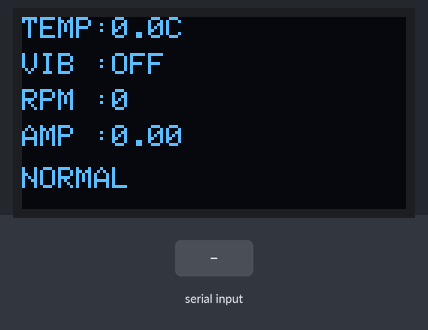
This sketch was run on a simulated ESP32. Shown: 128×64 one-colour display. The inputs (shaded band) are chosen by the test bench. WiFi joins after 1.5 s; servers stay silent unless stated; no MQTT or app messages arrive unless stated; what the sketch prints to the serial monitor is not drawn.

Above: at 3.7 s.
3.8 s: "<90,45>" received over the second serial link
At 4.8 s:
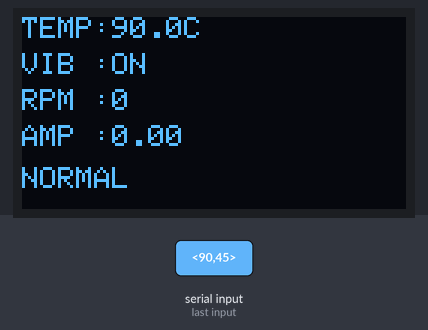
5.3 s: "<90,45,200,10,150>" received over the second serial link
At 6.5 s:
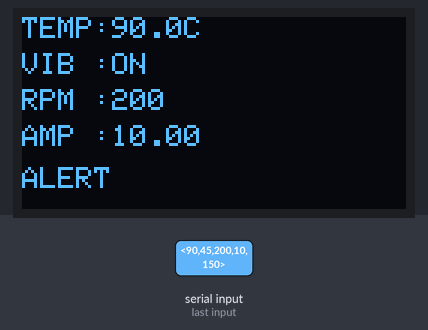
6.8 s: "<0>" received over the second serial link
At 8.2 s:
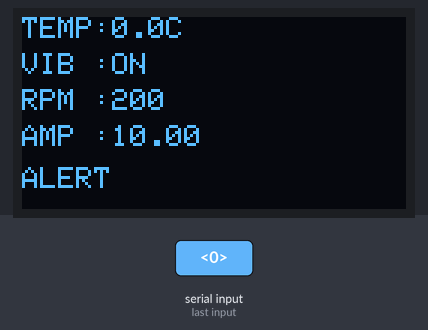
Timing chart, 0 to 9.8 s (numbered marks = the images above; inputs shaded):
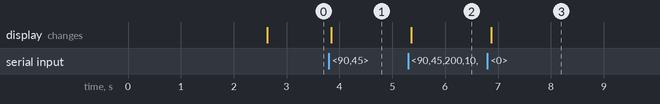

The sketch:

indstempesp32.ino
```cpp
#include <WiFi.h>
#include <WiFiClientSecure.h>
#include <PubSubClient.h>

#include <Wire.h>
#include <Adafruit_GFX.h>
#include <Adafruit_SSD1306.h>

// ======================================
// WIFI
// ======================================
const char* ssid = "********";
const char* password = "********";

// ======================================
// MQTT CLOUD
// ======================================
const char* mqtt_server =
"********.s1.eu.hivemq.cloud";

const int mqtt_port = 8883;

const char* mqtt_user = "********";

const char* mqtt_pass = "********";

// ======================================
// CLIENTS
// ======================================
WiFiClientSecure espClient;

PubSubClient mqttClient(
  espClient
);

// ======================================
// OLED
// ======================================
#define SCREEN_W 128
#define SCREEN_H 64

Adafruit_SSD1306 display(
  SCREEN_W,
  SCREEN_H,
  &Wire,
  -1
);

// ======================================
// UART
// ======================================
char buffer[128];

uint8_t idx = 0;

bool reading = false;

// ======================================
// DATA
// ======================================
float tempC = 0;

int vib = 0;

int rpm = 0;

float amp = 0;

int status = 0;

// ======================================
// TIMERS
// ======================================
uint32_t lastOLED = 0;

// ======================================
// WIFI
// ======================================
void connectWiFi() {

  Serial.println();
  Serial.println(
    "CONNECTING WIFI..."
  );

  WiFi.mode(
    WIFI_STA
  );

  WiFi.begin(
    ssid,
    password
  );

  while (
    WiFi.status() != WL_CONNECTED
  ) {

    delay(500);

    Serial.print(".");
  }

  Serial.println();

  Serial.println(
    "WIFI OK"
  );

  Serial.print(
    "IP: "
  );

  Serial.println(
    WiFi.localIP()
  );
}

// ======================================
// MQTT
// ======================================
void mqttReconnect() {

  while (
    !mqttClient.connected()
  ) {

    Serial.println(
      "CONNECTING MQTT..."
    );

    if (
      mqttClient.connect(
        "TonyFactoryNode",
        mqtt_user,
        mqtt_pass
      )
    ) {

      Serial.println(
        "MQTT CLOUD OK"
      );

    } else {

      Serial.print(
        "MQTT ERROR: "
      );

      Serial.println(
        mqttClient.state()
      );

      delay(3000);
    }
  }
}

// ======================================
// SETUP
// ======================================
void setup() {

  Serial.begin(115200);

  Serial2.begin(
    115200,
    SERIAL_8N1,
    16,
    17
  );

  // OLED
  Wire.begin(
    21,
    22
  );

  if (
    !display.begin(
      SSD1306_SWITCHCAPVCC,
      0x3C
    )
  ) {

    Serial.println(
      "OLED FAIL"
    );

    while (true);
  }

  display.clearDisplay();

  display.setTextSize(1);

  display.setTextColor(
    SSD1306_WHITE
  );

  display.setCursor(
    0,
    0
  );

  display.println(
    "SMART GUARDIAN"
  );

  display.println(
    "BOOTING..."
  );

  display.display();

  // WIFI
  connectWiFi();

  // TLS
  espClient.setInsecure();

  // MQTT
  mqttClient.setServer(
    mqtt_server,
    mqtt_port
  );

  delay(1000);

  Serial.println(
    "ESP32 READY"
  );
}

// ======================================
// LOOP
// ======================================
void loop() {

  if (
    !mqttClient.connected()
  ) {

    mqttReconnect();
  }

  mqttClient.loop();

  readUART();

  if (
    millis() - lastOLED > 150
  ) {

    lastOLED = millis();

    drawOLED();
  }
}

// ======================================
// UART
// ======================================
void readUART() {

  while (
    Serial2.available()
  ) {

    char c = Serial2.read();

    if (
      c == '<'
    ) {

      reading = true;

      idx = 0;

      continue;
    }

    if (
      c == '>'
    ) {

      reading = false;

      buffer[idx] = '\0';

      parseFrame();

      continue;
    }

    if (
      reading &&
      idx < sizeof(buffer)-1
    ) {

      buffer[idx++] = c;
    }
  }
}

// ======================================
// PARSER
// ======================================
void parseFrame() {

  sscanf(
    buffer,
    "%f,%d,%d,%f,%d",
    &tempC,
    &vib,
    &rpm,
    &amp,
    &status
  );

  Serial.print(
    "FRAME: "
  );

  Serial.println(
    buffer
  );

  publishMQTT();
}

// ======================================
// MQTT PUBLISH
// ======================================
void publishMQTT() {

  char msg[20];

  dtostrf(
    tempC,
    1,
    2,
    msg
  );

  mqttClient.publish(
    "tony/factory/temp",
    msg
  );

  itoa(
    vib,
    msg,
    10
  );

  mqttClient.publish(
    "tony/factory/vib",
    msg
  );

  itoa(
    rpm,
    msg,
    10
  );

  mqttClient.publish(
    "tony/factory/rpm",
    msg
  );

  dtostrf(
    amp,
    1,
    2,
    msg
  );

  mqttClient.publish(
    "tony/factory/amp",
    msg
  );

  itoa(
    status,
    msg,
    10
  );

  mqttClient.publish(
    "tony/factory/status",
    msg
  );
}

// ======================================
// OLED
// ======================================
void drawOLED() {

  display.clearDisplay();

  display.setCursor(
    0,
    0
  );

  display.print(
    "TEMP:"
  );

  display.print(
    tempC,
    1
  );

  display.println(
    "C"
  );

  display.setCursor(
    0,
    12
  );

  display.print(
    "VIB :"
  );

  display.println(
    vib ? "ON" : "OFF"
  );

  display.setCursor(
    0,
    24
  );

  display.print(
    "RPM :"
  );

  display.println(
    rpm
  );

  display.setCursor(
    0,
    36
  );

  display.print(
    "AMP :"
  );

  display.println(
    amp,
    2
  );

  display.setCursor(
    0,
    50
  );

  if (
    status == 0
  ) {

    display.print(
      "NORMAL"
    );

  }
  else if (
    status == 1
  ) {

    display.print(
      "WARNING"
    );

  }
  else {

    display.print(
      "ALERT"
    );
  }

  display.display();
}
```

Measured:
- after the input at 3.8 s, the display: changes after 0.05 s (image 1)
- after the input at 5.3 s, the display: changes after 0.06 s (image 2)
- after the input at 6.8 s, the display: changes after 0.08 s (image 3)
